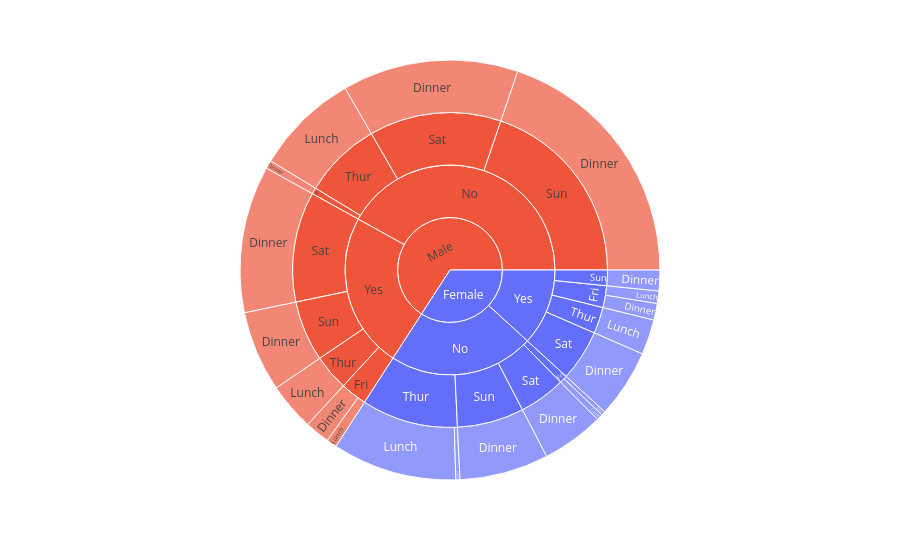

Notebook cell for this chart:
### Code cell
# Create sunburst plot on tips dataset
import plotly.express as px
import seaborn as sns

# create a sunburst plot
import plotly.express as px
import seaborn as sns

# load dataset
tips = sns.load_dataset("tips")

# convert categorical columns to string
tips['sex'] = tips['sex'].astype(str)
tips['smoker'] = tips['smoker'].astype(str)
tips['day'] = tips['day'].astype(str)
tips['time'] = tips['time'].astype(str)

# create sunburst
fig = px.sunburst(tips,
                     path=['sex', 'smoker', 'day', 'time'],
                     values='size', color='sex')

# how can we add more values when we hover the pointer on nthe plot
fig.update_traces(hovertemplate='<b>%{label}</b><br>Size: %{value}<br>Total Bill: %{customdata[0]}<br>Tip: %{customdata[1]}',
                  customdata=tips[['total_bill', 'tip']].values)
                  
# show the graph
fig.show()

### Figure 1 — Plotly figure (JSON) as saved in the notebook; plotly's stock layout.template omitted (floating-point values rounded to 4 significant figures; data arrays with more than 128 entries replaced by an {"elided": "..."} marker saying what was removed)
{"data": [{"branchvalues": "total", "customdata": {"elided": "244x2 float values"}, "domain": {"x": [0, 1], "y": [0, 1]}, "hovertemplate": "<b>%{label}</b><br>Size: %{value}<br>Total Bill: %{customdata[0]}<br>Tip: %{customdata[1]}", "ids": ["Female/No/Sun/Dinner", "Female/Yes", "Female/No", "Female/Yes/Thur", "Female/Yes/Sun", "Female/No/Fri", "Female/Yes/Fri", "Female/No/Thur", "Female/Yes/Sat", "Female/No/Sat", "Female", "Female/No/Thur/Dinner", "Female/No/Fri/Lunch", "Female/Yes/Fri/Lunch", "Female/Yes/Thur/Lunch", "Female/No/Sun", "Female/Yes/Sun/Dinner", "Female/No/Fri/Dinner", "Female/Yes/Fri/Dinner", "Female/No/Sat/Dinner", "Female/No/Thur/Lunch", "Female/Yes/Sat/Dinner", "Male/Yes/Fri/Lunch", "Male/No/Sun/Dinner", "Male/Yes", "Male/No", "Male/No/Sat/Dinner", "Male/Yes/Sun", "Male/Yes/Sat/Dinner", "Male/No/Thur/Lunch", "Male/Yes/Thur/Lunch", "Male/Yes/Fri", "Male/Yes/Sun/Dinner", "Male/Yes/Thur", "Male/No/Thur", "Male/Yes/Sat", "Male/Yes/Fri/Dinner", "Male/No/Sat", "Male/No/Sun", "Male/No/Fri/Dinner", "Male/No/Fri", "Male"], "labels": ["Dinner", "Yes", "No", "Thur", "Sun", "Fri", "Fri", "Thur", "Sat", "Sat", "Female", "Dinner", "Lunch", "Lunch", "Lunch", "Sun", "Dinner", "Dinner", "Dinner", "Dinner", "Lunch", "Dinner", "Lunch", "Dinner", "Yes", "No", "Dinner", "Sun", "Dinner", "Lunch", "Lunch", "Fri", "Dinner", "Thur", "Thur", "Sat", "Dinner", "Sat", "Sun", "Dinner", "Fri", "Male"], "marker": {"colors": ["#636efa", "#636efa", "#636efa", "#636efa", "#636efa", "#636efa", "#636efa", "#636efa", "#636efa", "#636efa", "#636efa", "#636efa", "#636efa", "#636efa", "#636efa", "#636efa", "#636efa", "#636efa", "#636efa", "#636efa", "#636efa", "#636efa", "#EF553B", "#EF553B", "#EF553B", "#EF553B", "#EF553B", "#EF553B", "#EF553B", "#EF553B", "#EF553B", "#EF553B", "#EF553B", "#EF553B", "#EF553B", "#EF553B", "#EF553B", "#EF553B", "#EF553B", "#EF553B", "#EF553B", "#EF553B"]}, "name": "", "parents": ["Female/No/Sun", "Female", "Female", "Female/Yes", "Female/Yes", "Female/No", "Female/Yes", "Female/No", "Female/Yes", "Female/No", "", "Female/No/Thur", "Female/No/Fri", "Female/Yes/Fri", "Female/Yes/Thur", "Female/No", "Female/Yes/Sun", "Female/No/Fri", "Female/Yes/Fri", "Female/No/Sat", "Female/No/Thur", "Female/Yes/Sat", "Male/Yes/Fri", "Male/No/Sun", "Male", "Male", "Male/No/Sat", "Male/Yes", "Male/Yes/Sat", "Male/No/Thur", "Male/Yes/Thur", "Male/Yes", "Male/Yes/Sun", "Male/Yes", "Male/No", "Male/Yes", "Male/Yes/Fri", "Male/No", "Male/No", "Male/No/Fri", "Male/No", ""], "type": "sunburst", "values": [43.0, 74.0, 140.0, 17.0, 10.0, 5.0, 14.0, 62.0, 33.0, 30.0, 214.0, 2.0, 3.0, 6.0, 17.0, 43.0, 10.0, 2.0, 8.0, 30.0, 60.0, 33.0, 5.0, 124.0, 150.0, 263.0, 85.0, 39.0, 71.0, 50.0, 23.0, 17.0, 39.0, 23.0, 50.0, 71.0, 12.0, 85.0, 124.0, 4.0, 4.0, 413.0]}], "layout": {"legend": {"tracegroupgap": 0}, "margin": {"t": 60}}}
